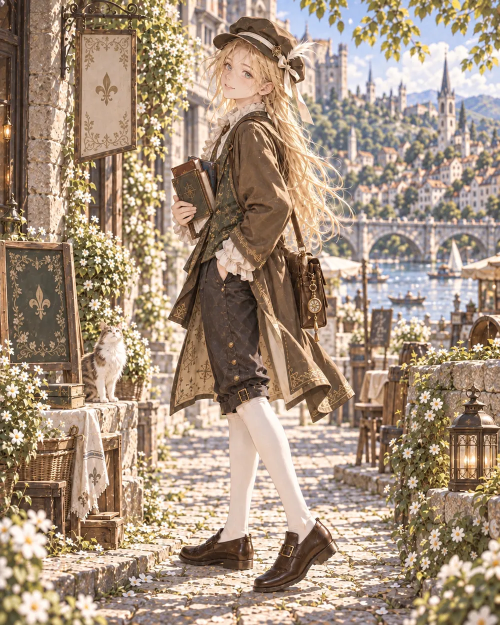
#> input picture assets/images/frontispiece-1000.webp, 1000 x 1250 px (shown at 1/2 size)
$ python gallery_image.py ../assets/images/frontispiece-1000.webp ../assets/images/frontispiece-640.webp
#> lines starting #> are read from the running program, lines starting #| are printed output that depends on the picture
"""把 figures/ 里的原图压缩成画廊用的 WebP（800 宽与原始宽度两种，不放大），输出到 assets/images/gallery/。

用法：python _tools/gallery_image.py <原图> <英文短名>
会打印图片尺寸，填进 _data/gallery.yml 的 width/height。依赖：Pillow
"""
import sys
from pathlib import Path

from PIL import Image

src, slug = sys.argv[1:]
out = Path("assets/images/gallery")
out.mkdir(parents=True, exist_ok=True)
im = Image.open(src).convert("RGB")
#> im is the input picture: PIL image 1000x1250 RGB; mean R, G, B 166.3, 145.6, 125.9
small = im.resize((800, round(im.height * 800 / im.width)), Image.LANCZOS)
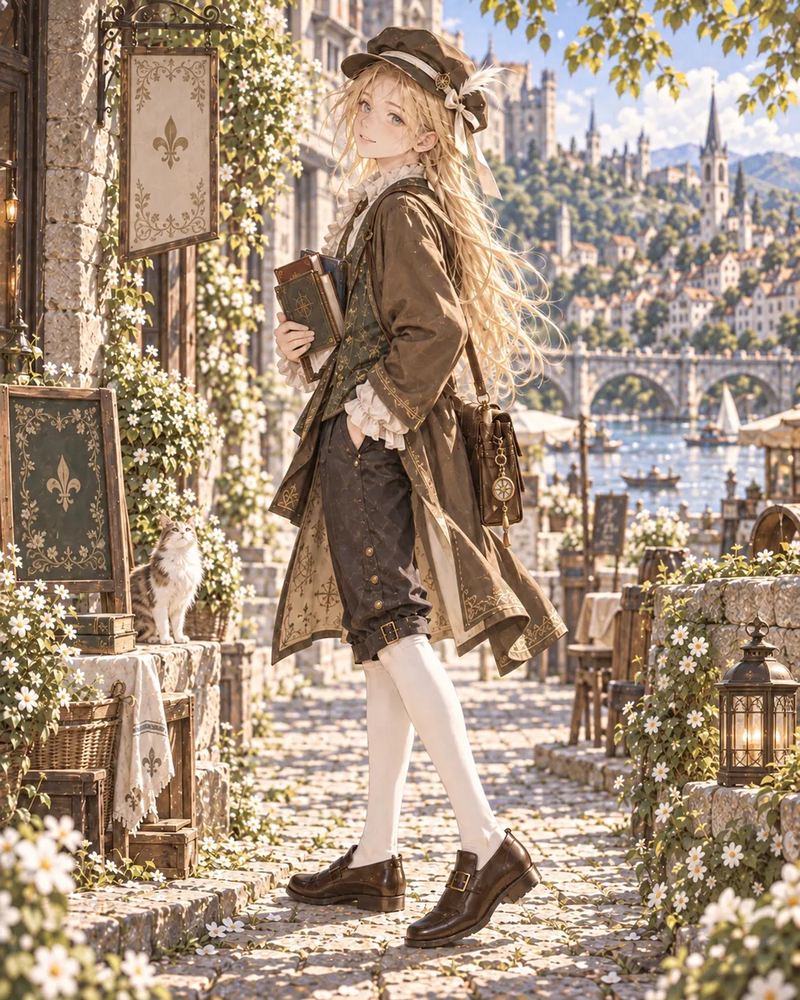
#> small: PIL image 800x1000 RGB; mean R, G, B 166.2, 145.6, 125.9
small.save(out / f"{slug}-800.webp", "WEBP", quality=80, method=6)
im.save(out / f"{slug}-full.webp", "WEBP", quality=80, method=6)
print(f"{slug}: width {im.width}, height {im.height}")
#| ../assets/images/frontispiece-640.webp: width 1000, height 1250
